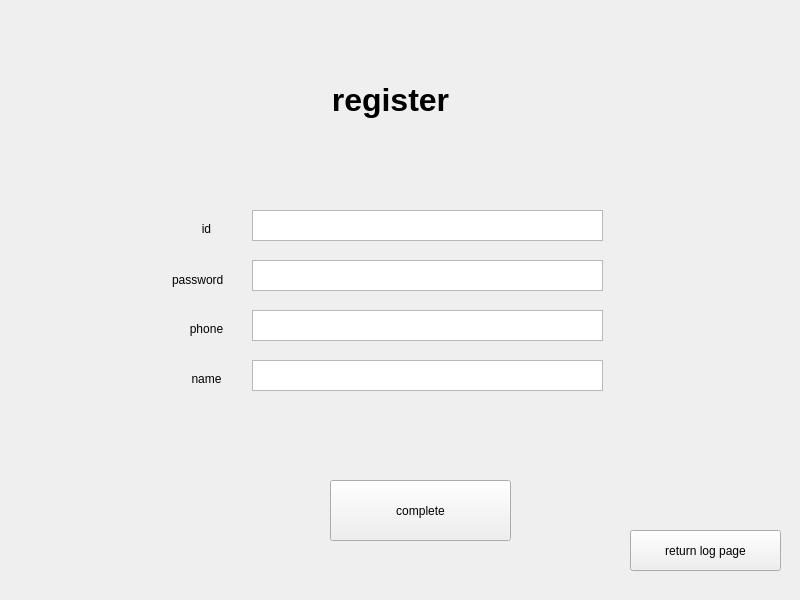
<?xml version="1.0" encoding="UTF-8"?>
<ui version="4.0">
 <class>Form</class>
 <widget class="QWidget" name="Form">
  <property name="geometry">
   <rect>
    <x>0</x>
    <y>0</y>
    <width>800</width>
    <height>600</height>
   </rect>
  </property>
  <property name="windowTitle">
   <string>Form</string>
  </property>
  <widget class="QTextEdit" name="NAME">
   <property name="geometry">
    <rect>
     <x>252</x>
     <y>360</y>
     <width>351</width>
     <height>31</height>
    </rect>
   </property>
  </widget>
  <widget class="QLabel" name="label_2">
   <property name="geometry">
    <rect>
     <x>172</x>
     <y>270</y>
     <width>69</width>
     <height>19</height>
    </rect>
   </property>
   <property name="text">
    <string>password</string>
   </property>
  </widget>
  <widget class="QLabel" name="label">
   <property name="geometry">
    <rect>
     <x>60</x>
     <y>70</y>
     <width>661</width>
     <height>61</height>
    </rect>
   </property>
   <property name="text">
    <string>&lt;html&gt;&lt;head/&gt;&lt;body&gt;&lt;p align=&quot;center&quot;&gt;&lt;span style=&quot; font-size:24pt; font-weight:700;&quot;&gt;register&lt;/span&gt;&lt;/p&gt;&lt;/body&gt;&lt;/html&gt;</string>
   </property>
  </widget>
  <widget class="QLabel" name="label_4">
   <property name="geometry">
    <rect>
     <x>172</x>
     <y>320</y>
     <width>69</width>
     <height>19</height>
    </rect>
   </property>
   <property name="text">
    <string>&lt;html&gt;&lt;head/&gt;&lt;body&gt;&lt;p align=&quot;center&quot;&gt;phone&lt;/p&gt;&lt;/body&gt;&lt;/html&gt;</string>
   </property>
  </widget>
  <widget class="QLabel" name="label_3">
   <property name="geometry">
    <rect>
     <x>172</x>
     <y>220</y>
     <width>69</width>
     <height>19</height>
    </rect>
   </property>
   <property name="text">
    <string>&lt;html&gt;&lt;head/&gt;&lt;body&gt;&lt;p align=&quot;center&quot;&gt;id&lt;/p&gt;&lt;/body&gt;&lt;/html&gt;</string>
   </property>
  </widget>
  <widget class="QPushButton" name="complete">
   <property name="geometry">
    <rect>
     <x>330</x>
     <y>480</y>
     <width>181</width>
     <height>61</height>
    </rect>
   </property>
   <property name="text">
    <string>complete</string>
   </property>
  </widget>
  <widget class="QTextEdit" name="PHONE">
   <property name="geometry">
    <rect>
     <x>252</x>
     <y>310</y>
     <width>351</width>
     <height>31</height>
    </rect>
   </property>
  </widget>
  <widget class="QTextEdit" name="ID">
   <property name="geometry">
    <rect>
     <x>252</x>
     <y>210</y>
     <width>351</width>
     <height>31</height>
    </rect>
   </property>
  </widget>
  <widget class="QTextEdit" name="PASSWORD">
   <property name="geometry">
    <rect>
     <x>252</x>
     <y>260</y>
     <width>351</width>
     <height>31</height>
    </rect>
   </property>
  </widget>
  <widget class="QPushButton" name="pushButton_2">
   <property name="geometry">
    <rect>
     <x>630</x>
     <y>530</y>
     <width>151</width>
     <height>41</height>
    </rect>
   </property>
   <property name="text">
    <string>return log page</string>
   </property>
  </widget>
  <widget class="QLabel" name="label_5">
   <property name="geometry">
    <rect>
     <x>172</x>
     <y>370</y>
     <width>69</width>
     <height>19</height>
    </rect>
   </property>
   <property name="text">
    <string>&lt;html&gt;&lt;head/&gt;&lt;body&gt;&lt;p align=&quot;center&quot;&gt;name&lt;/p&gt;&lt;/body&gt;&lt;/html&gt;</string>
   </property>
  </widget>
 </widget>
 <resources/>
 <connections/>
</ui>
